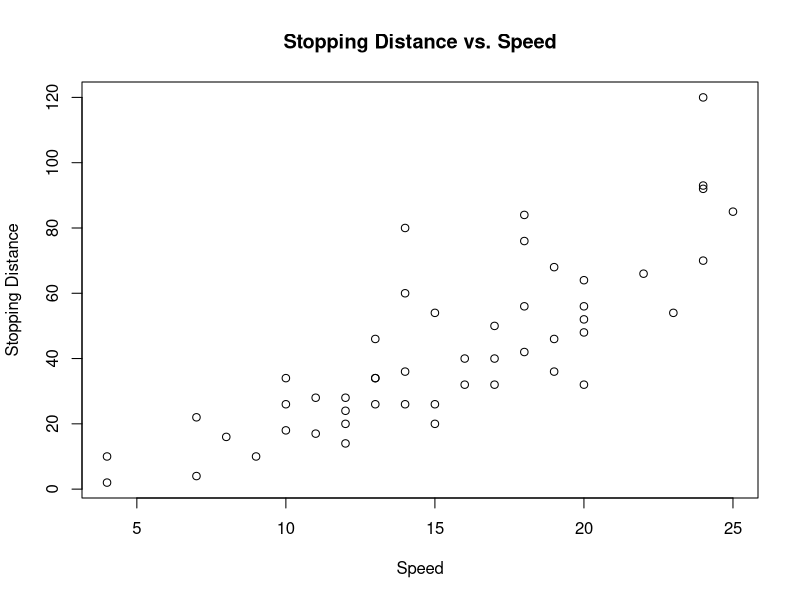
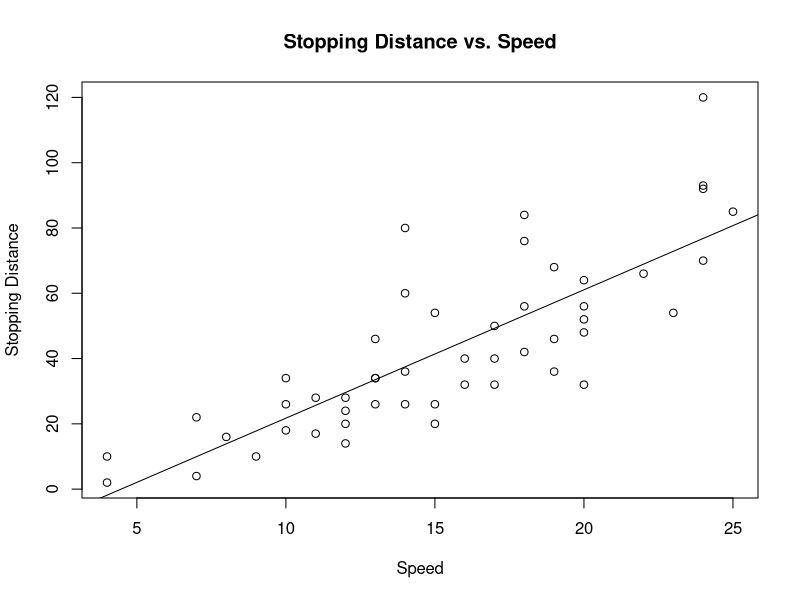
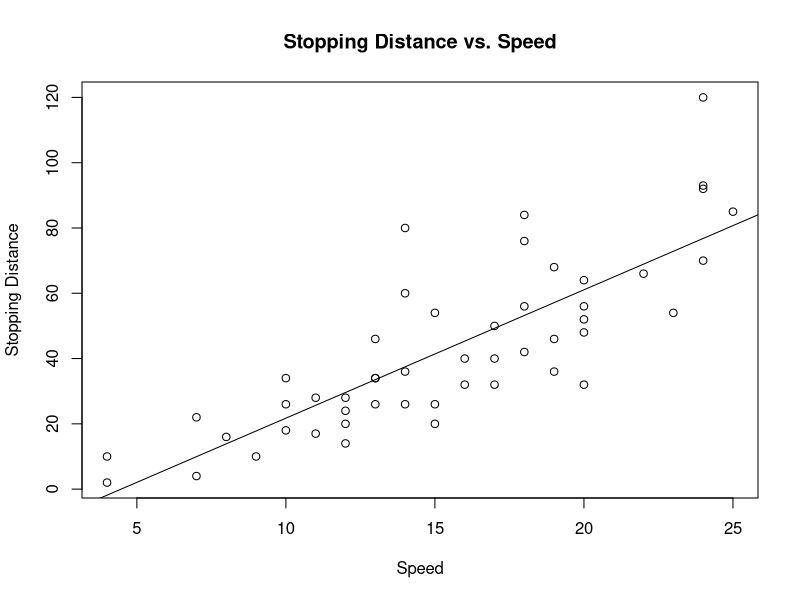
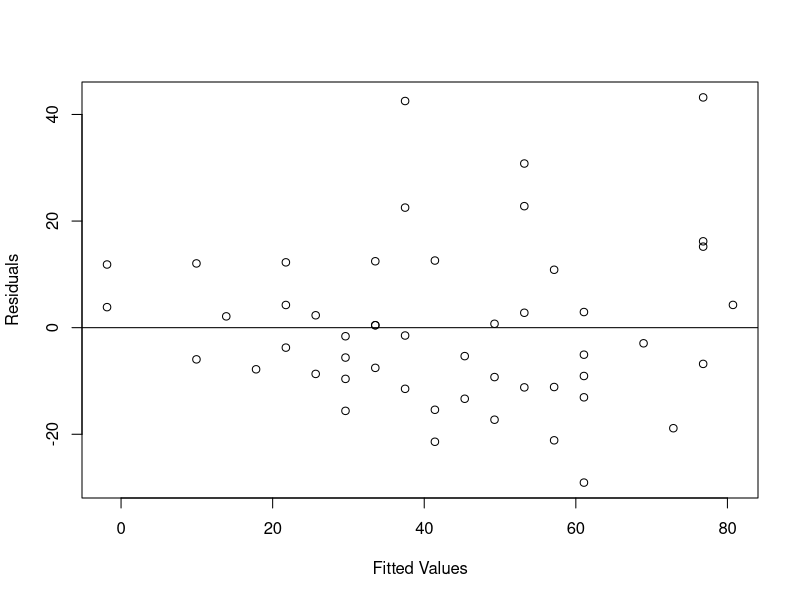
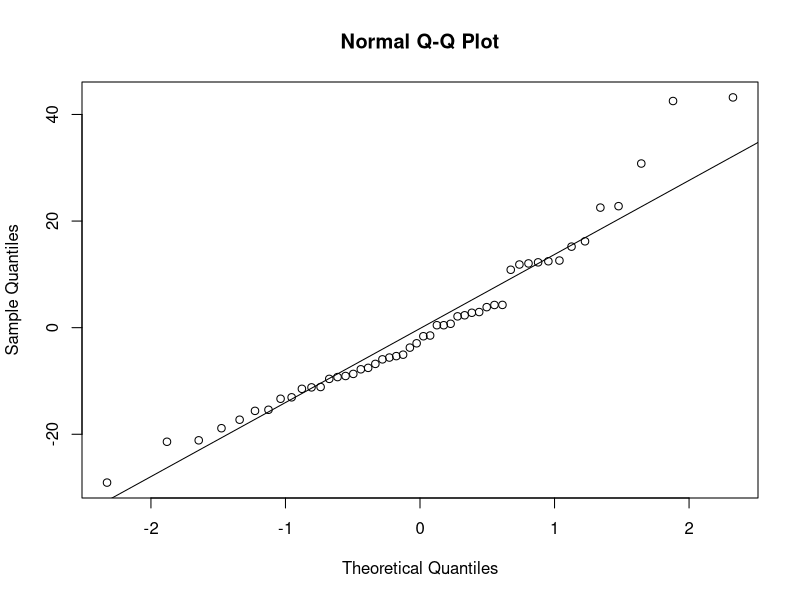

Here is the R script that generated these plots, in order:
## ---- chunk 1
knitr::opts_chunk$set(echo = TRUE)
## ---- chunk 2
library(ggplot2)
library(dplyr)
## ---- chunk 3
summary(cars)
## ---- chunk 4
plot(cars$speed, cars$dist, xlab='Speed', ylab='Stopping Distance', 
     main='Stopping Distance vs. Speed')

# A linear model
cars_linear <- lm(cars$dist ~ cars$speed)
cars_linear

# Line of best fit.
plot(cars$speed, cars$dist, xlab='Speed', ylab='Stopping Distance', 
     main='Stopping Distance vs. Speed')
abline(cars_linear)
## ---- chunk 5
# A linear model
cars_linear <- lm(cars$dist ~ cars$speed)
cars_linear

# Line of best fit.
plot(cars$speed, cars$dist, xlab='Speed', ylab='Stopping Distance', 
     main='Stopping Distance vs. Speed')
abline(cars_linear)

# Evaluation of the Linear Model
summary(cars_linear)
## ---- chunk 6
plot(cars_linear$fitted.values, cars_linear$residuals, xlab='Fitted Values', ylab='Residuals')
abline(0,0)
## ---- chunk 7
qqnorm(cars_linear$residuals)
qqline(cars_linear$residuals)
